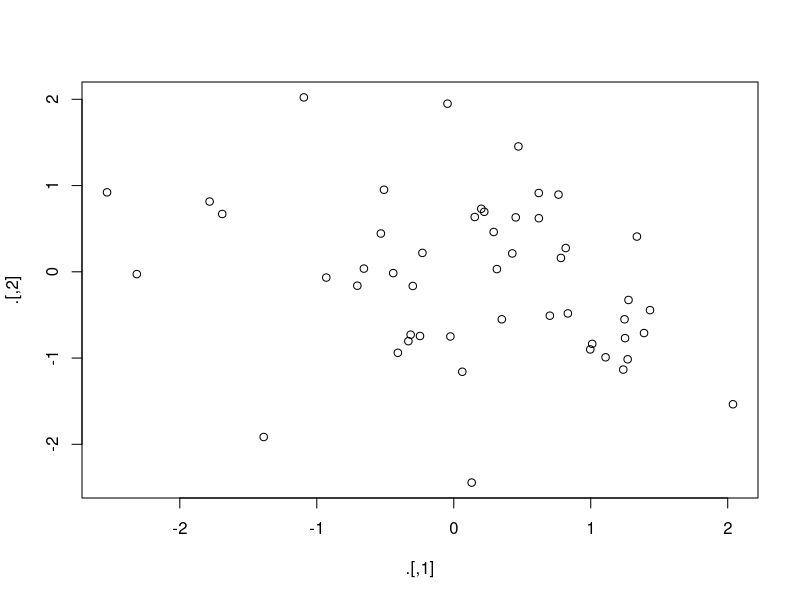
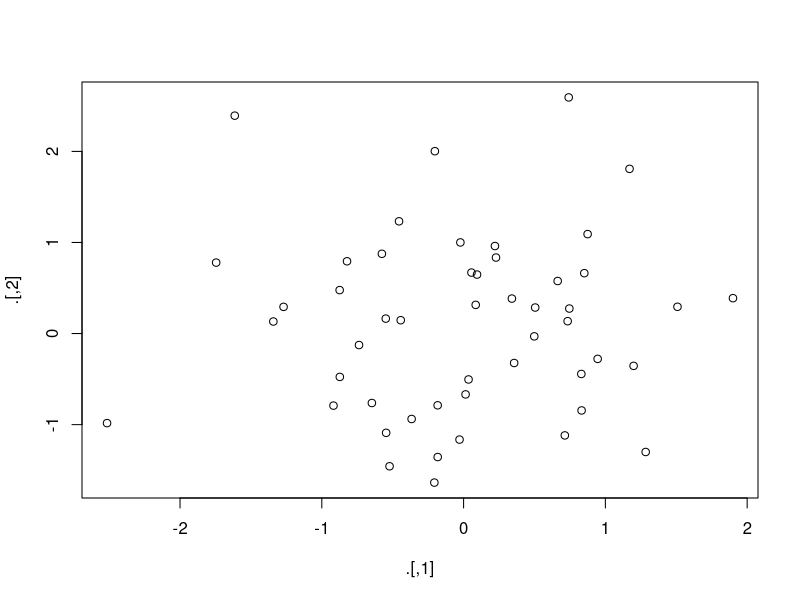

The R script that drew these images, in order:
## ---- chunk 1
library(magrittr)
library(dplyr)
## ---- chunk 2
rnorm(100) %>%
  matrix(ncol = 2) %>%
  plot() %>%
  str()
## ---- chunk 3
rnorm(100) %>%
  matrix(ncol = 2) %T>%
  plot() %>%
  str()
## ---- chunk 4
cor(mtcars$disp, mtcars$mpg)
## ---- chunk 5
mtcars %$%
  cor(disp, mpg)
